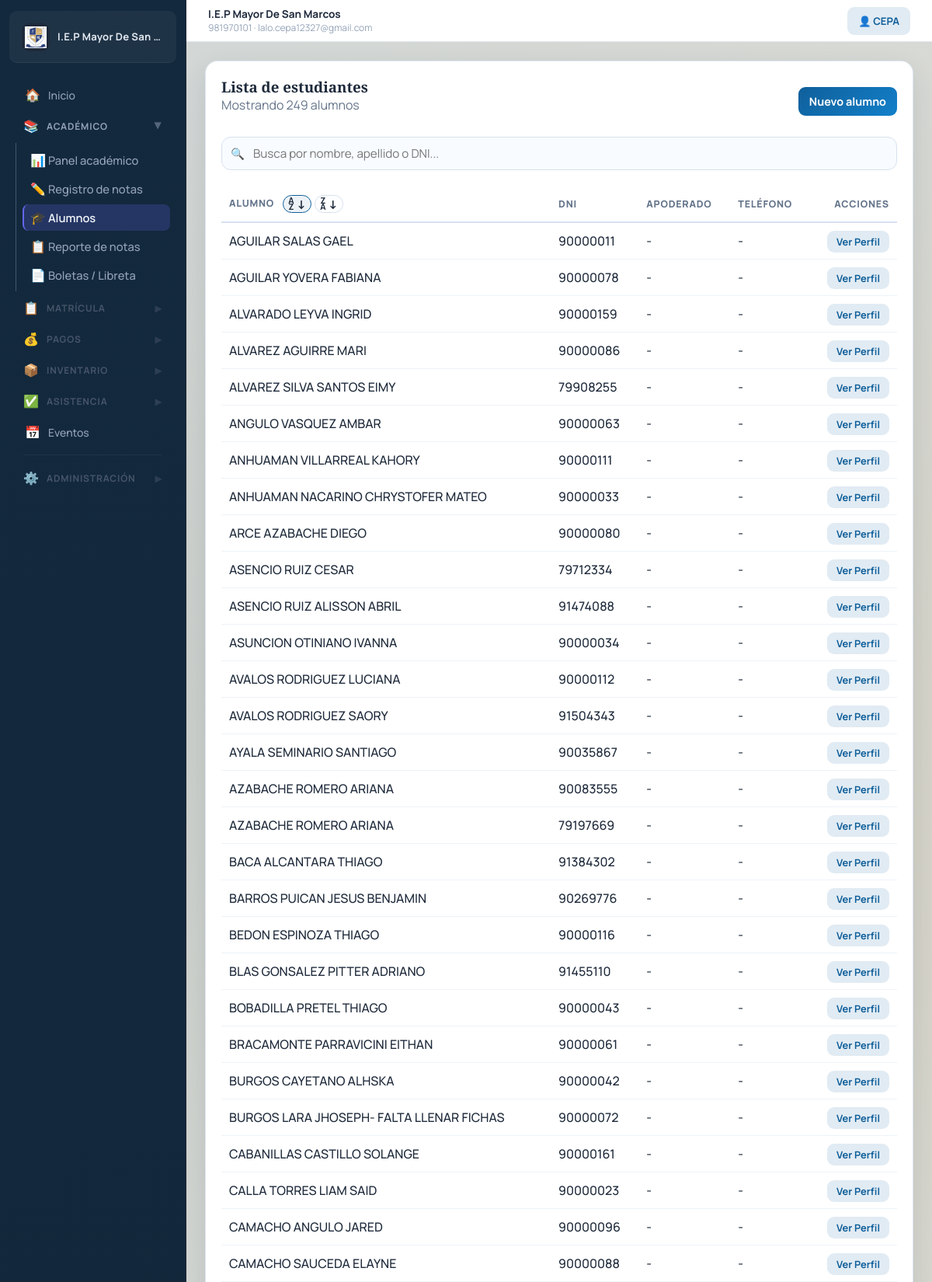
/students/ (signed in, upper part), run on the app's committed database.
### schools/models.py (models this page shows, shortened)
class School(models.Model):
    name = models.CharField(max_length=255)
    logo = models.FileField(upload_to='school_logos/', blank=True, null=True)
    address = models.TextField()
    phone = models.CharField(max_length=20)
    email = models.EmailField()
    ruc = models.CharField(max_length=11, blank=True, null=True, verbose_name="RUC")
    pension_price = models.DecimalField(max_digits=10, decimal_places=2, default=200.00, verbose_name="Costo de Pension")
    enrollment_price = models.DecimalField(max_digits=10, decimal_places=2, default=300.00, verbose_name="Costo de Matricula")
    supplies_price = models.DecimalField(max_digits=10, decimal_places=2, default=50.00, verbose_name="Costo de Material Escolar")
    created_at = models.DateTimeField(auto_now_add=True)

### accounts/models.py (models this page shows, shortened)
class User(AbstractUser):
    ROLE_CHOICES = (
        ('admin', 'Administrador'),
        ('director', 'Director'),
        ('teacher', 'Docente'),
        ('secretary', 'Secretaria'),
        ('parent', 'Padre'),
    )
    role = models.CharField(max_length=20, choices=ROLE_CHOICES)
    phone = models.CharField(max_length=15, blank=True, null=True)
    profile_picture = models.ImageField(upload_to='profile_pics/', blank=True, null=True, verbose_name='Foto de Perfil')
    teaching_grade = models.ForeignKey(
        'academic.Grade',
        on_delete=models.SET_NULL,
        blank=True,
        null=True,
        related_name='teachers',
    )
    teaching_section = models.ForeignKey(
        'academic.Section',
        on_delete=models.SET_NULL,
        blank=True,
        null=True,
        related_name='teachers_by_section',
    )
    is_polyteacher = models.BooleanField(default=False, verbose_name='Es polidocente')
    poly_course = models.ForeignKey(
        'academic.Course',
        on_delete=models.SET_NULL,
        blank=True,
        null=True,
        related_name='poly_teachers_assigned',
        verbose_name='Curso de polidocencia',
    )
    teaching_courses = models.ManyToManyField(
        'academic.Course',
        blank=True,
        related_name='poly_teachers',
        verbose_name='Cursos que ensena (polidocente) - MULTIPLES',
    )
    teaching_grades = models.ManyToManyField(
        'academic.Grade',
        blank=True,
        related_name='poly_teachers_grades',
        verbose_name='Grados que ensena (polidocente)',
    )
    teaching_sections = models.ManyToManyField(
        'academic.Section',
        blank=True,
        related_name='poly_teachers_sections',
        verbose_name='Secciones que ensena (polidocente)',
    )

### students/models.py (models this page shows, shortened)
class Student(models.Model):
    dni = models.CharField(max_length=8, unique=True)
    first_name = models.CharField(max_length=150)
    last_name = models.CharField(max_length=150)
    birth_date = models.DateField(null=True, blank=True)
    address = models.TextField(blank=True, default='')
    parent_name = models.CharField(max_length=150, blank=True, default='')
    parent_phone = models.CharField(max_length=15, blank=True, default='')
    father_name = models.CharField(max_length=150, blank=True, default='')
    mother_name = models.CharField(max_length=150, blank=True, default='')
    father_phone = models.CharField(max_length=15, blank=True, default='')
    mother_phone = models.CharField(max_length=15, blank=True, default='')

### students/views.py (the view)
# urls.py: path('', student_list, name='student_list'),
@role_required('admin', 'director', 'secretary', 'teacher')
def student_list(request):
    student_order = resolve_student_order(request)
    students = order_queryset_by_student_name(
        Student.objects.all(),
        student_order=student_order,
    )
    context = {
        'students': students,
    }
    context.update(student_order_context(request, student_order))
    return render(request, 'students/student_list.html', context)

### students/templates/students/student_list.html (shortened to what this page needs)
{% extends 'base.html' %}
{% block content %}
<section class="card">
    <div class="section-head">
        <div>
            <h1>Lista de estudiantes</h1>
            <p class="muted" id="student-count">Mostrando {{ students|length }} alumnos</p>
        </div>
        {% if request.user.role == 'admin' or request.user.role == 'director' or request.user.role == 'secretary' or request.user.is_superuser %}
            <a href="{% url 'student_create' %}" class="btn btn-primary">Nuevo alumno</a>
        {% endif %}
    </div>
    <div class="search-bar-container" style="margin-bottom: 20px;">
        <div class="input-with-icon">
            <span class="search-icon">🔍</span>
            <input type="text" id="student-search" placeholder="Busca por nombre, apellido o DNI..." class="search-input">
        </div>
    </div>
    <div class="table-wrap">
        <table id="students-table">
            <thead>
                <tr>
                    <th>Alumno {% include 'includes/student_order_controls.html' %}</th>
                    <th>DNI</th>
                    <th>Apoderado</th>
                    <th>Teléfono</th>
                    <th style="text-align: right;">Acciones</th>
                </tr>
            </thead>
            <tbody>
                {% for student in students %}
                    <tr class="student-row">
                        <td class="searchable-name">{{ student.first_name }} {{ student.last_name }}</td>
                        <td class="searchable-dni">{{ student.dni }}</td>
                        <td>{{ student.parent_name|default:"-" }}</td>
                        <td>{{ student.parent_phone|default:"-" }}</td>
                        <td style="text-align: right;">
                            <a href="{% url 'student_profile' student.id %}" class="btn btn-subtle btn-sm">Ver Perfil</a>
                        </td>
                    </tr>
                {% empty %}
                    <tr>
                        <td colspan="5" class="empty-state">No hay estudiantes registrados.</td>
                    </tr>
                {% endfor %}
            </tbody>
        </table>
    </div>
</section>
{% endblock %}

### accounts/templates/base.html (shortened to what this page needs)
{% load static %}
<!DOCTYPE html>
<html lang="es">
<head>
    <link rel="stylesheet" href="{% static 'accounts/site.css' %}?v=20260222-6">
</head>
<body data-url-name="{{ request.resolver_match.url_name }}">
    {% if request.user.is_authenticated %}
    <div class="app-shell">
        <aside class="sidebar" id="sidebar">
            <a class="brand" href="{% url 'dashboard' %}">
                <span class="brand-media">
                    {% if system_school and system_school.logo %}
                        <img class="brand-logo" src="{{ system_school.logo.url }}" alt="Logo">
                    {% else %}
                        <span class="brand-mark">GE</span>
                    {% endif %}
                </span>
                <span class="brand-text">{{ system_school.name|default:"Gestión Escolar" }}</span>
            </a>
            <nav class="side-menu">
                {% if request.user.role == 'teacher' and not request.user.is_superuser %}
                    <a href="{% url 'teacher_dashboard' %}" {% if request.resolver_match.url_name == 'teacher_dashboard' %}class="active"{% endif %}>
                        <span class="nav-icon">🏠</span> Inicio
                    </a>
                {% elif request.user.role == 'secretary' and not request.user.is_superuser %}
                    <a href="{% url 'secretary_dashboard' %}" {% if request.resolver_match.url_name == 'secretary_dashboard' %}class="active"{% endif %}>
                        <span class="nav-icon">🏠</span> Inicio
                    </a>
                {% else %}
                    <a href="{% url 'dashboard' %}" {% if request.resolver_match.url_name == 'dashboard' %}class="active"{% endif %}>
                        <span class="nav-icon">🏠</span> Inicio
                    </a>
                {% endif %}
                {% if request.user.role != 'parent' and request.user.role != 'secretary' or request.user.is_superuser %}
                <details class="menu-group" data-urls="academic_dashboard course_management grade_management section_management teacher_competency_gradebook student_list grade_list course_report period_report report_card student_report">
                    <summary>
                        <span class="nav-icon">📚</span> Académico
                        <span class="chevron">▶</span>
                    </summary>
                    <div class="menu-links">
                        {% if request.user.role == 'admin' or request.user.role == 'director' or request.user.is_superuser %}
                            <a href="{% url 'academic_dashboard' %}" {% if request.resolver_match.url_name == 'academic_dashboard' %}class="active"{% endif %}>
                                <span class="nav-icon">📊</span> Panel académico
                            </a>
                        {% endif %}
                        <a href="{% url 'teacher_competency_gradebook' %}" {% if request.resolver_match.url_name == 'teacher_competency_gradebook' %}class="active"{% endif %}>
                            <span class="nav-icon">✏️</span> Registro de notas
                        </a>
                        <a href="{% url 'student_list' %}" {% if request.resolver_match.url_name == 'student_list' %}class="active"{% endif %}>
                            <span class="nav-icon">🎓</span> {% if request.user.role == 'teacher' and not request.user.is_superuser %}Mis alumnos{% else %}Alumnos{% endif %}
                        </a>
                        <a href="{% url 'grade_list' %}" {% if request.resolver_match.url_name == 'grade_list' %}class="active"{% endif %}>
                            <span class="nav-icon">📋</span> Reporte de notas
                        </a>
                        <a href="{% url 'report_card' %}" {% if request.resolver_match.url_name == 'report_card' %}class="active"{% endif %}>
                            <span class="nav-icon">📄</span> Boletas / Libreta
                        </a>
                    </div>
                </details>
                {% endif %}
                {% if request.user.role == 'admin' or request.user.role == 'director' or request.user.role == 'secretary' or request.user.is_superuser %}
                <details class="menu-group" data-urls="enrollment_dashboard enrollment_list enrollment_detail enrollment_renew enrollment_history">
                    <summary>
                        <span class="nav-icon">📋</span> Matrícula
                        <span class="chevron">▶</span>
                    </summary>
                </details>
                {% endif %}
                {% if request.user.role == 'admin' or request.user.role == 'director' or request.user.role == 'secretary' or request.user.role == 'parent' or request.user.is_superuser %}
                <details class="menu-group" data-urls="account_status payment_history finance_dashboard payment_create debtors_report monthly_report cash_report secretary_dashboard">
                    <summary>
                        <span class="nav-icon">💰</span> Pagos
                        <span class="chevron">▶</span>
                    </summary>
                </details>
                {% endif %}
                {% if request.user.role == 'admin' or request.user.role == 'director' or request.user.role == 'secretary' or request.user.is_superuser %}
                <details class="menu-group" data-urls="inventory_list product_create product_edit stock_adjust inventory_sale movement_history movement_history_product">
                    <summary>
                        <span class="nav-icon">📦</span> Inventario
                        <span class="chevron">▶</span>
                    </summary>
                </details>
                {% endif %}
                {% if request.user.role != 'parent' and request.user.role != 'secretary' or request.user.is_superuser %}
                <details class="menu-group" data-urls="attendance_dashboard attendance_take attendance_student_history attendance_course_report">
                    <summary>
                        <span class="nav-icon">✅</span> Asistencia
                        <span class="chevron">▶</span>
                    </summary>
                </details>
                {% endif %}
                {% if request.user.role == 'admin' or request.user.role == 'director' or request.user.role == 'teacher' or request.user.is_superuser %}
                <a href="{% url 'events:calendar' %}" {% if request.resolver_match.app_name == 'events' %}class="active"{% endif %}>
                    <span class="nav-icon">📅</span> Eventos
                </a>
                {% endif %}
                {% if request.user.role == 'admin' or request.user.role == 'director' or request.user.is_superuser %}
                <div class="side-divider"></div>
                <details class="menu-group" data-urls="user_management roles_permissions system_config activity_logs">
                    <summary>
                        <span class="nav-icon">⚙️</span> Administración
                        <span class="chevron">▶</span>
                    </summary>
                </details>
                {% endif %}
            </nav>
        </aside>
        <section class="workspace">
            <header class="topbar">
                {% if system_school %}
                    <div class="school-meta">
                        <strong>{{ system_school.name }}</strong>
                        <span>{{ system_school.phone }}{% if system_school.email %} · {{ system_school.email }}{% endif %}</span>
                    </div>
                {% else %}
                    <div></div>
                {% endif %}
                <a href="{% url 'user_profile' %}" class="btn btn-subtle" style="font-size:0.82rem;">
                    👤 {{ request.user.username }}
                </a>
            </header>
    {% endif %}
            <main class="container{% if not request.user.is_authenticated %} container-auth{% endif %}">
                {% block content %}{% endblock %}
            </main>
    {% if request.user.is_authenticated %}
        </section>
    </div>
    {% endif %}
</body>
</html>

### data on the page
School: logo (picture), name "I.E.P Mayor De San…", name "I.E.P Mayor De San Marcos", phone "981970101", email "lalo.cepa12327@gmail.com"
User: user.username "CEPA"
Student: first_name "AGUILAR", last_name "SALAS GAEL", dni "90000011", parent_name "-", parent_phone "-"
Student: first_name "AGUILAR", last_name "YOVERA FABIANA", dni "90000078", parent_name "-", parent_phone "-"
Student: first_name "ALVARADO", last_name "LEYVA INGRID", dni "90000159", parent_name "-", parent_phone "-"
Student: first_name "ALVAREZ", last_name "AGUIRRE MARI", dni "90000086", parent_name "-", parent_phone "-"
Student: first_name "ALVAREZ SILVA", last_name "SANTOS EIMY", dni "79908255", parent_name "-", parent_phone "-"
Student: first_name "ANGULO", last_name "VASQUEZ AMBAR", dni "90000063", parent_name "-", parent_phone "-"
Student: first_name "ANHUAMAN", last_name "VILLARREAL KAHORY", dni "90000111", parent_name "-", parent_phone "-"
Student: first_name "ANHUAMAN NACARINO", last_name "CHRYSTOFER MATEO", dni "90000033", parent_name "-", parent_phone "-"
Student: first_name "ARCE", last_name "AZABACHE DIEGO", dni "90000080", parent_name "-", parent_phone "-"
Student: first_name "ASENCIO", last_name "RUIZ CESAR", dni "79712334", parent_name "-", parent_phone "-"
Student: first_name "ASENCIO RUIZ", last_name "ALISSON ABRIL", dni "91474088", parent_name "-", parent_phone "-"
Student: first_name "ASUNCION", last_name "OTINIANO IVANNA", dni "90000034", parent_name "-", parent_phone "-"
Student: first_name "AVALOS", last_name "RODRIGUEZ LUCIANA", dni "90000112", parent_name "-", parent_phone "-"
Student: first_name "AVALOS", last_name "RODRIGUEZ SAORY", dni "91504343", parent_name "-", parent_phone "-"
Student: first_name "AYALA", last_name "SEMINARIO SANTIAGO", dni "90035867", parent_name "-", parent_phone "-"
Student: first_name "AZABACHE", last_name "ROMERO ARIANA", dni "90083555", parent_name "-", parent_phone "-"
Student: first_name "AZABACHE", last_name "ROMERO ARIANA", dni "79197669", parent_name "-", parent_phone "-"
Student: first_name "BACA", last_name "ALCANTARA THIAGO", dni "91384302", parent_name "-", parent_phone "-"
Student: first_name "BARROS PUICAN", last_name "JESUS BENJAMIN", dni "90269776", parent_name "-", parent_phone "-"
Student: first_name "BEDON", last_name "ESPINOZA THIAGO", dni "90000116", parent_name "-", parent_phone "-"
Student: first_name "BLAS GONSALEZ", last_name "PITTER ADRIANO", dni "91455110", parent_name "-", parent_phone "-"
Student: first_name "BOBADILLA", last_name "PRETEL THIAGO", dni "90000043", parent_name "-", parent_phone "-"
Student: first_name "BRACAMONTE", last_name "PARRAVICINI EITHAN", dni "90000061", parent_name "-", parent_phone "-"
Student: first_name "BURGOS", last_name "CAYETANO ALHSKA", dni "90000042", parent_name "-", parent_phone "-"
Student: first_name "BURGOS LARA JHOSEPH- FALTA", last_name "LLENAR FICHAS", dni "90000072", parent_name "-", parent_phone "-"
Student: first_name "CABANILLAS", last_name "CASTILLO SOLANGE", dni "90000161", parent_name "-", parent_phone "-"
Student: first_name "CALLA TORRES", last_name "LIAM SAID", dni "90000023", parent_name "-", parent_phone "-"
Student: first_name "CAMACHO", last_name "ANGULO JARED", dni "90000096", parent_name "-", parent_phone "-"
Student: first_name "CAMACHO", last_name "SAUCEDA ELAYNE", dni "90000088", parent_name "-", parent_phone "-"

### other printed values
{{ students|length }} "249"
